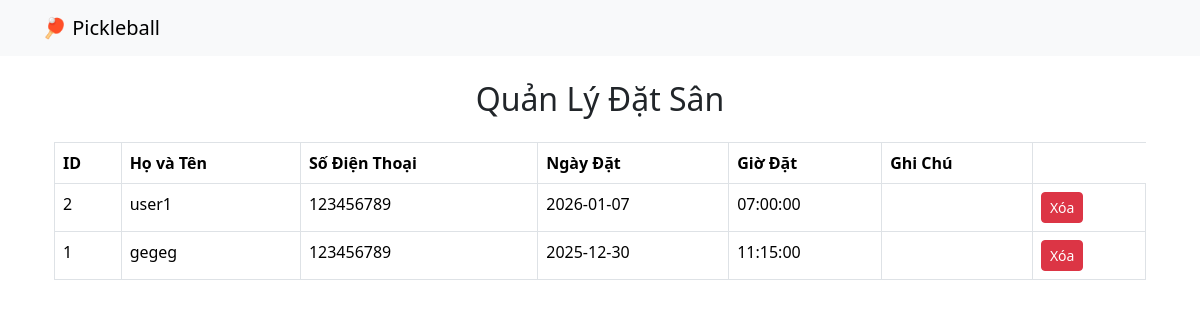
/admin_booking.php (signed in), run on the app's committed database.
### tables this page shows
CREATE TABLE `booking` (
  `id` int(11) NOT NULL,
  `name` varchar(100) NOT NULL,
  `DT` varchar(12) NOT NULL,
  `ngaydat` date NOT NULL,
  `giodat` time NOT NULL,
  `note` text DEFAULT NULL,
  `STATUS` varchar(20) DEFAULT 'pending',
  `total_amount` int(11) NOT NULL DEFAULT 0,
  `deposit_amount` int(11) NOT NULL DEFAULT 0,
  `deposit_status` varchar(20) NOT NULL DEFAULT 'pending'
);

### src/admin_booking.php (the view, shortened to what this page needs)
<?php
include("config.php");
?>
<!DOCTYPE html>
<html lang="vi">
    <head>
        <link rel="stylesheet" href="https://cdn.jsdelivr.net/npm/bootstrap@5.3.2/dist/css/bootstrap.min.css">
    </head>
    <body>
        <?php include("include/header.php"); ?>
        <div class="container my-2">
            <h2 class="text-center mb-4">Quản Lý Đặt Sân</h2>
            <table class="table table-bordered">
                <thead>
                    <tr>
                        <th>ID</th>
                        <th>Họ và Tên</th>
                        <th>Số Điện Thoại</th>
                        <th>Ngày Đặt</th>
                        <th>Giờ Đặt</th>
                        <th>Ghi Chú</th>
                    </tr>
                </thead>
                <tbody>
                    <?php
                    $result = $conn->query("SELECT * FROM booking ORDER BY id DESC");
                    while ($row = $result->fetch_assoc()) {
                        echo "<tr>
                            <td>{$row['id']}</td>
                            <td>{$row['name']}</td>
                            <td>{$row['DT']}</td>
                            <td>{$row['ngaydat']}</td>
                            <td>{$row['giodat']}</td>
                            <td>{$row['note']}</td>
                            <td>
                                <a href='admin_booking.php?delete={$row['id']}'
                                    class='btn btn-danger btn-sm'
                                     onclick=\"return confirm('Chắc chắn muốn xóa lịch đặt sân này?');\">
                                     Xóa
                                 </a>
                            </td>
                        </tr>";
                    }
                    ?>
                </body>
</html>

### data on the page
booking: id "2", name "user1", DT "123456789", ngaydat "2026-01-07", giodat "07:00:00"
booking: id "1", name "gegeg", DT "123456789", ngaydat "2025-12-30", giodat "11:15:00"
